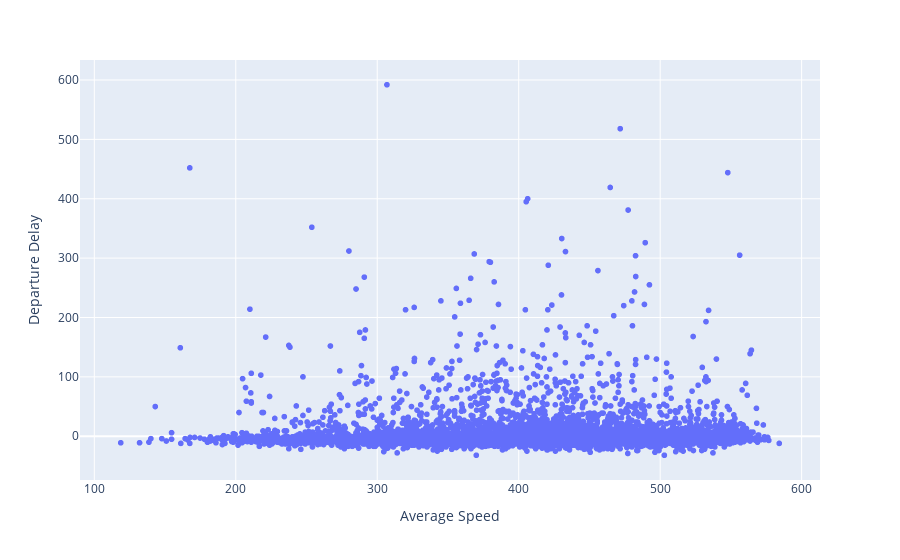

The notebook cell this image was saved under:
### Code cell
df = px.data.gapminder().query("continent == 'Oceania'")
fig = px.scatter( x = hyp['avg_speed'], y = hyp['dep_delay'], labels={'x':'Average Speed', 'y':'Departure Delay'})
fig.show()

### Figure 1 — Plotly figure (JSON) as saved in the notebook; plotly's stock layout.template omitted (floating-point values rounded to 4 significant figures; data arrays with more than 128 entries replaced by an {"elided": "..."} marker saying what was removed)
{"data": [{"hovertemplate": "Average Speed=%{x}<br>Departure Delay=%{y}<extra></extra>", "legendgroup": "", "marker": {"color": "#636efa", "symbol": "circle"}, "mode": "markers", "name": "", "showlegend": false, "type": "scattergl", "x": {"elided": "10000 float values"}, "xaxis": "x", "y": {"elided": "10000 int values"}, "yaxis": "y"}], "layout": {"legend": {"tracegroupgap": 0}, "margin": {"t": 60}, "xaxis": {"anchor": "y", "domain": [0, 1], "title": {"text": "Average Speed"}}, "yaxis": {"anchor": "x", "domain": [0, 1], "title": {"text": "Departure Delay"}}}}
